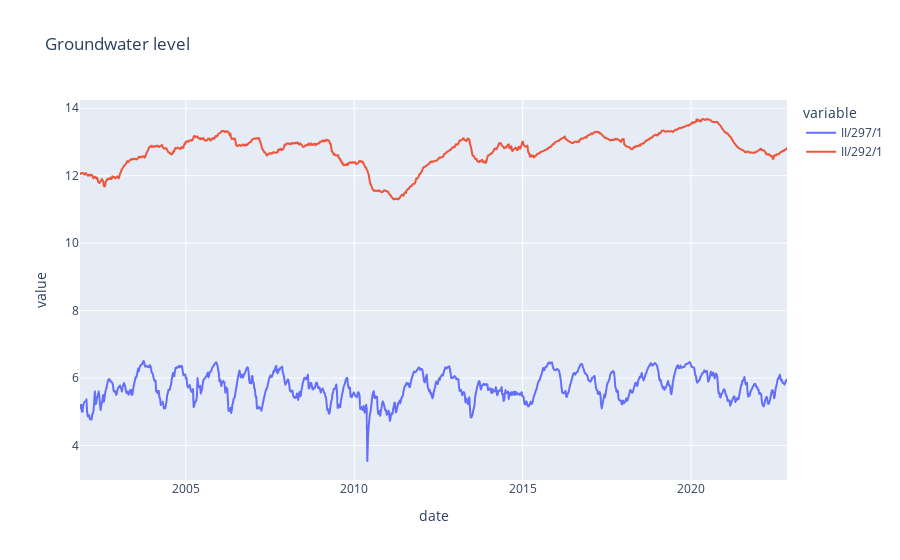
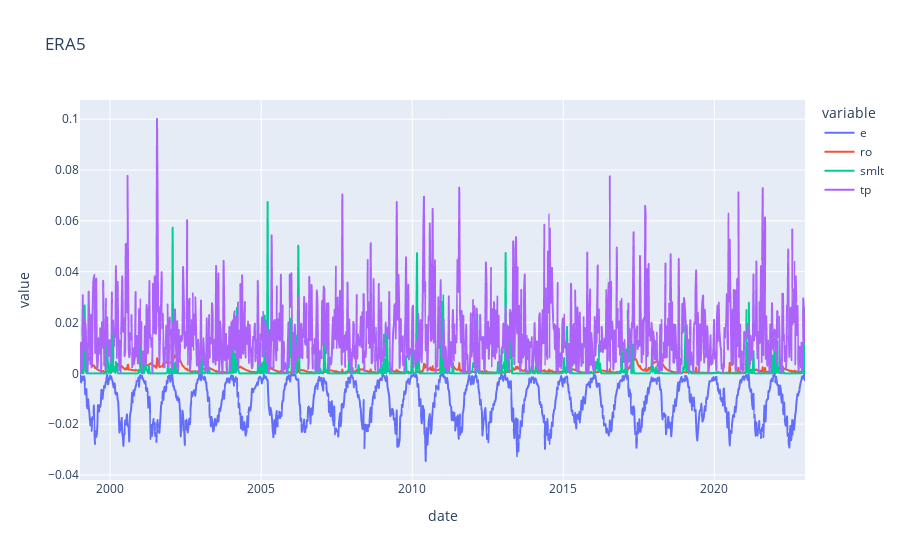

The code cell stored with these charts, in order, in its notebook:
### Markdown cell above
# Load data
* **gwl** - groundwater levels for two measurement stations acquired weekly.
* **era** - ERA5 data averaged over area of catchment including the two GWL measurement stations. Dataframe includes following columns: **e** (evaporation), **ro** (runoff), **smlt** (snowmelt), **tp** (precipitation).

Note that data has been previously cleaned (filled gaps, resampled to common frequency).

### Code cell
# read csv, convert strings to dates, set index to date, and assure weekly frequency
gwl = pd.read_csv("https://raw.githubusercontent.com/radekszostak/waterline-time-series-forecasting/main/gwl.csv", parse_dates=True, index_col=0).asfreq('W-SUN')
era = pd.read_csv("https://raw.githubusercontent.com/radekszostak/waterline-time-series-forecasting/main/era.csv", parse_dates=True, index_col=0).asfreq('W-SUN')
display(gwl.head())
display(px.line(gwl, title="Groundwater level"))
display(era.head())
display(px.line(era, title="ERA5"))

### Figure 1 — Plotly figure (JSON) as saved in the notebook; plotly's stock layout.template omitted (floating-point values rounded to 4 significant figures; data arrays with more than 128 entries replaced by an {"elided": "..."} marker saying what was removed)
{"data": [{"hovertemplate": "variable=II/297/1<br>date=%{x}<br>value=%{y}<extra></extra>", "legendgroup": "II/297/1", "line": {"color": "#636efa", "dash": "solid"}, "marker": {"symbol": "circle"}, "mode": "lines", "name": "II/297/1", "showlegend": true, "type": "scattergl", "x": {"elided": "1096 str values"}, "xaxis": "x", "y": {"elided": "1096 float values"}, "yaxis": "y"}, {"hovertemplate": "variable=II/292/1<br>date=%{x}<br>value=%{y}<extra></extra>", "legendgroup": "II/292/1", "line": {"color": "#EF553B", "dash": "solid"}, "marker": {"symbol": "circle"}, "mode": "lines", "name": "II/292/1", "showlegend": true, "type": "scattergl", "x": {"elided": "1096 str values"}, "xaxis": "x", "y": {"elided": "1096 float values"}, "yaxis": "y"}], "layout": {"legend": {"title": {"text": "variable"}, "tracegroupgap": 0}, "title": {"text": "Groundwater level"}, "xaxis": {"anchor": "y", "domain": [0, 1], "title": {"text": "date"}}, "yaxis": {"anchor": "x", "domain": [0, 1], "title": {"text": "value"}}}}

### Figure 2 — Plotly figure (JSON) as saved in the notebook; plotly's stock layout.template omitted (floating-point values rounded to 4 significant figures; data arrays with more than 128 entries replaced by an {"elided": "..."} marker saying what was removed)
{"data": [{"hovertemplate": "variable=e<br>date=%{x}<br>value=%{y}<extra></extra>", "legendgroup": "e", "line": {"color": "#636efa", "dash": "solid"}, "marker": {"symbol": "circle"}, "mode": "lines", "name": "e", "showlegend": true, "type": "scattergl", "x": {"elided": "1253 str values"}, "xaxis": "x", "y": {"elided": "1253 float values"}, "yaxis": "y"}, {"hovertemplate": "variable=ro<br>date=%{x}<br>value=%{y}<extra></extra>", "legendgroup": "ro", "line": {"color": "#EF553B", "dash": "solid"}, "marker": {"symbol": "circle"}, "mode": "lines", "name": "ro", "showlegend": true, "type": "scattergl", "x": {"elided": "1253 str values"}, "xaxis": "x", "y": {"elided": "1253 float values"}, "yaxis": "y"}, {"hovertemplate": "variable=smlt<br>date=%{x}<br>value=%{y}<extra></extra>", "legendgroup": "smlt", "line": {"color": "#00cc96", "dash": "solid"}, "marker": {"symbol": "circle"}, "mode": "lines", "name": "smlt", "showlegend": true, "type": "scattergl", "x": {"elided": "1253 str values"}, "xaxis": "x", "y": {"elided": "1253 float values"}, "yaxis": "y"}, {"hovertemplate": "variable=tp<br>date=%{x}<br>value=%{y}<extra></extra>", "legendgroup": "tp", "line": {"color": "#ab63fa", "dash": "solid"}, "marker": {"symbol": "circle"}, "mode": "lines", "name": "tp", "showlegend": true, "type": "scattergl", "x": {"elided": "1253 str values"}, "xaxis": "x", "y": {"elided": "1253 float values"}, "yaxis": "y"}], "layout": {"legend": {"title": {"text": "variable"}, "tracegroupgap": 0}, "title": {"text": "ERA5"}, "xaxis": {"anchor": "y", "domain": [0, 1], "title": {"text": "date"}}, "yaxis": {"anchor": "x", "domain": [0, 1], "title": {"text": "value"}}}}
